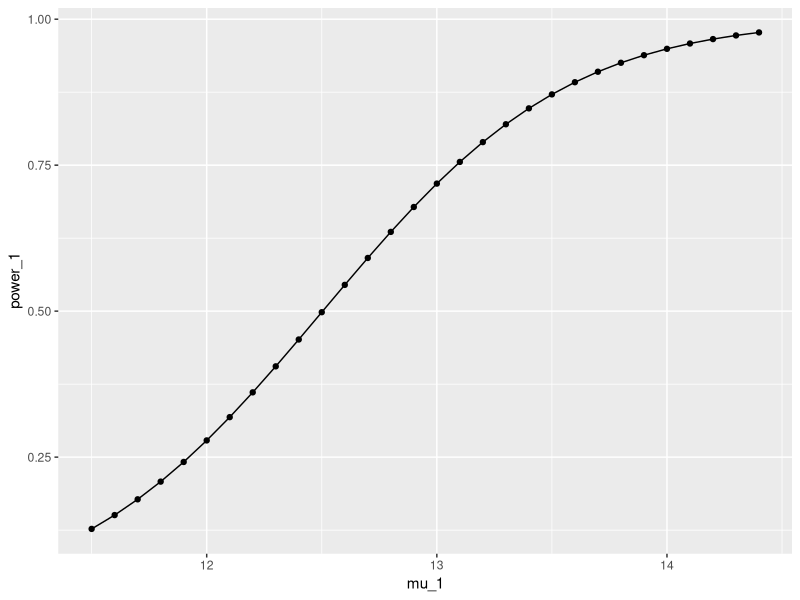
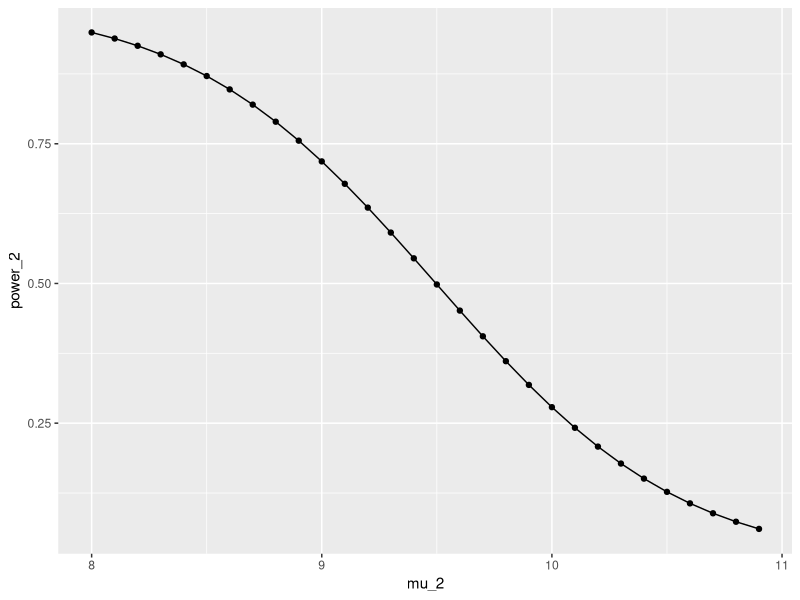
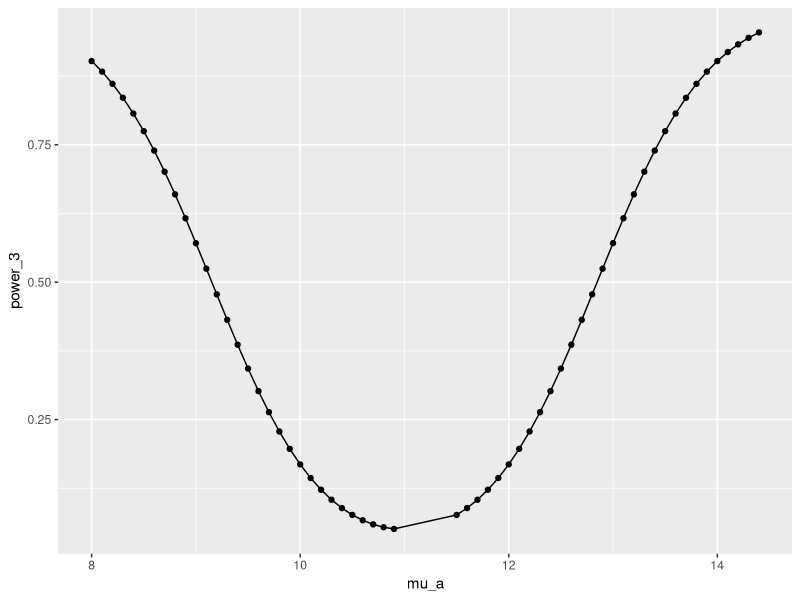

Write the R code that produced these figures, in order.
#Programming in R for case 1-
library('ggplot2')
alfa = 0.05
n = 11
t_tab_1 = qt(1-alfa, n-1)
t_tab_1
#To find out the value of similar region, we use the following R-Program
sv = c(5.2,10.8,7.1,15.4,12.5,12,10.3,10,12.7,9.7,10.5)
variance_sv = var(sv)
variance_sv
sqs = sqrt(variance_sv)
sqs
sr_1 = 11+(sqs*t_tab_1)/(sqrt(n))
sr_1
#To find the power curve
n_1 = 11
a = sqs
mu_1 = seq(from=11.5, by=0.1, length.out=30)
mu_1
power_1 = mat.or.vec(30,1)
for(i in 1:30){
  power_1[i] = 1-pt((t_tab_1-(((mu_1[i]-n_1)*sqrt(n))/a)), n-1)
}
power_1
Table = data.frame(mu_1, power_1)
Table
View(Table)
ggplot(data=Table,mapping=aes(x=mu_1,y=power_1))+geom_point()+geom_line()
data.frame(mu_1)
data.frame(power_1)



#Programming in R for case 2-
library('ggplot2')
alfa = 0.05
n = 11
t_tab_2 = qt(alfa, n-1)
t_tab_2
#To find out the value of similar region, we use the following R-Program
sv = c(5.2,10.8,7.1,15.4,12.5,12,10.3,10,12.7,9.7,10.5)
variance_sv = var(sv)
variance_sv
sqs = sqrt(variance_sv)
sqs
sr_2 = 11+(sqs*t_tab_2)/(sqrt(n))
sr_2
#To find the power curve
n_2 = 11
b = sqs
mu_2 = seq(from=8.0, by=0.1, length.out=30)
mu_2
power_2 = mat.or.vec(30,1)
for(i in 1:30){
  power_2[i] = pt((t_tab_2-(((mu_2[i]-n_2)*sqrt(n))/b)), n-1)
}
power_2
Table = data.frame(mu_2, power_2)
Table
View(Table)
ggplot(data=Table,mapping=aes(x=mu_2,y=power_2))+geom_point()+geom_line()
data.frame(mu_2)
data.frame(power_2)



#Programming in R for case 3-
library('ggplot2')
alfa = 0.05
n = 11
t_tab_3=qt((1-(0.05/2)),11-1)
t_tab_3
t_tab_4=qt((0.05/2),11-1)
t_tab_4
#To find out the value of similar region, we use the following R-Program
sv = c(5.2,10.8,7.1,15.4,12.5,12,10.3,10,12.7,9.7,10.5)
variance_sv = var(sv)
variance_sv
sqs = sqrt(variance_sv)
sqs
sr_3=11+(sqs*t_tab_3)/(sqrt(n))
sr_3
sr_4=11+(sqs*t_tab_4)/(sqrt(n))
sr_4
#To find the power curve
n_3 = 11
c = sqs
n_4 = 11
d = sqs
mu_3 = seq(from=11.5, by=0.1, length.out=30)
mu_3
mu_4 = seq(from=8.0, by=0.1, length.out=30)
mu_4
mu_a = c(mu_3,mu_4)
mu_a 
power_3 = mat.or.vec(60,1)
for(i in 1:60){
  power_3[i] =(1-pt((t_tab_3-(((mu_a[i]-n_3)*sqrt(n))/c)), n-1)) + pt((t_tab_4-(((mu_a[i]-n_4)*sqrt(n))/d)), n-1)
}
power_3
Table = data.frame(mu_a, power_3)
Table
View(Table)
ggplot(data=Table,mapping=aes(x=mu_a,y=power_3))+geom_point()+geom_line()
data.frame(mu_a)
data.frame(power_3)




